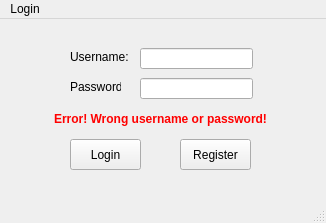
<?xml version="1.0" encoding="UTF-8"?>
<ui version="4.0">
 <class>LoginWindow</class>
 <widget class="QMainWindow" name="LoginWindow">
  <property name="geometry">
   <rect>
    <x>0</x>
    <y>0</y>
    <width>326</width>
    <height>223</height>
   </rect>
  </property>
  <property name="windowTitle">
   <string>LoginWindow</string>
  </property>
  <widget class="QWidget" name="centralwidget">
   <widget class="QLabel" name="label_username">
    <property name="geometry">
     <rect>
      <x>70</x>
      <y>30</y>
      <width>61</width>
      <height>16</height>
     </rect>
    </property>
    <property name="text">
     <string>Username:</string>
    </property>
   </widget>
   <widget class="QLabel" name="label_password">
    <property name="geometry">
     <rect>
      <x>70</x>
      <y>60</y>
      <width>51</width>
      <height>16</height>
     </rect>
    </property>
    <property name="text">
     <string>Password: </string>
    </property>
   </widget>
   <widget class="QLineEdit" name="lineEdit_username">
    <property name="geometry">
     <rect>
      <x>140</x>
      <y>29</y>
      <width>113</width>
      <height>21</height>
     </rect>
    </property>
   </widget>
   <widget class="QLineEdit" name="lineEdit_2_password">
    <property name="geometry">
     <rect>
      <x>140</x>
      <y>59</y>
      <width>113</width>
      <height>21</height>
     </rect>
    </property>
    <property name="echoMode">
     <enum>QLineEdit::Password</enum>
    </property>
   </widget>
   <widget class="QPushButton" name="pushButton_login">
    <property name="geometry">
     <rect>
      <x>70</x>
      <y>120</y>
      <width>71</width>
      <height>31</height>
     </rect>
    </property>
    <property name="text">
     <string>Login</string>
    </property>
   </widget>
   <widget class="QPushButton" name="pushButton_2_register">
    <property name="geometry">
     <rect>
      <x>180</x>
      <y>120</y>
      <width>71</width>
      <height>31</height>
     </rect>
    </property>
    <property name="text">
     <string>Register</string>
    </property>
   </widget>
   <widget class="QLabel" name="label_error">
    <property name="geometry">
     <rect>
      <x>30</x>
      <y>90</y>
      <width>261</width>
      <height>20</height>
     </rect>
    </property>
    <property name="text">
     <string>&lt;html&gt;&lt;head/&gt;&lt;body&gt;&lt;p align=&quot;center&quot;&gt;&lt;span style=&quot; font-weight:700; color:#ff0000;&quot;&gt;Error! Wrong username or password!&lt;/span&gt;&lt;/p&gt;&lt;/body&gt;&lt;/html&gt;</string>
    </property>
   </widget>
  </widget>
  <widget class="QStatusBar" name="statusbar"/>
  <widget class="QMenuBar" name="menubar">
   <property name="geometry">
    <rect>
     <x>0</x>
     <y>0</y>
     <width>326</width>
     <height>17</height>
    </rect>
   </property>
   <widget class="QMenu" name="menuLogin">
    <property name="title">
     <string>Login</string>
    </property>
   </widget>
   <addaction name="menuLogin"/>
  </widget>
 </widget>
 <resources/>
 <connections/>
</ui>
